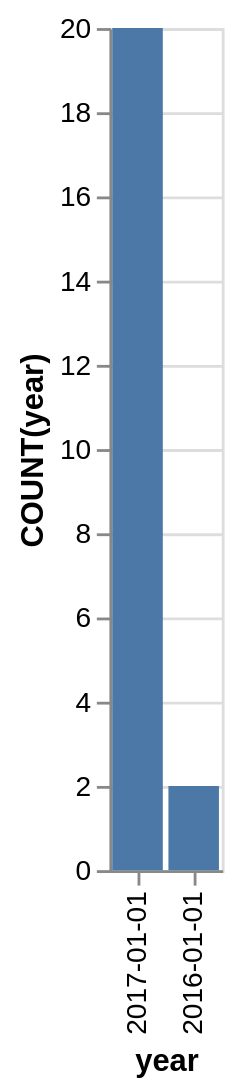

Write a Vega-Lite specification for this figure.
### Vega-Lite specification from a JSON file in a GitHub repository (floating-point values rounded to 4 significant figures)
{"data": {"values": [{"x_data": "2017-01-01", "y_data": 20}, {"x_data": "2016-01-01", "y_data": 2}]}, "mark": "bar", "encoding": {"x": {"field": "x_data", "type": "nominal", "title": "year", "sort": "descending"}, "y": {"field": "y_data", "type": "quantitative", "title": "COUNT(year)"}}}
